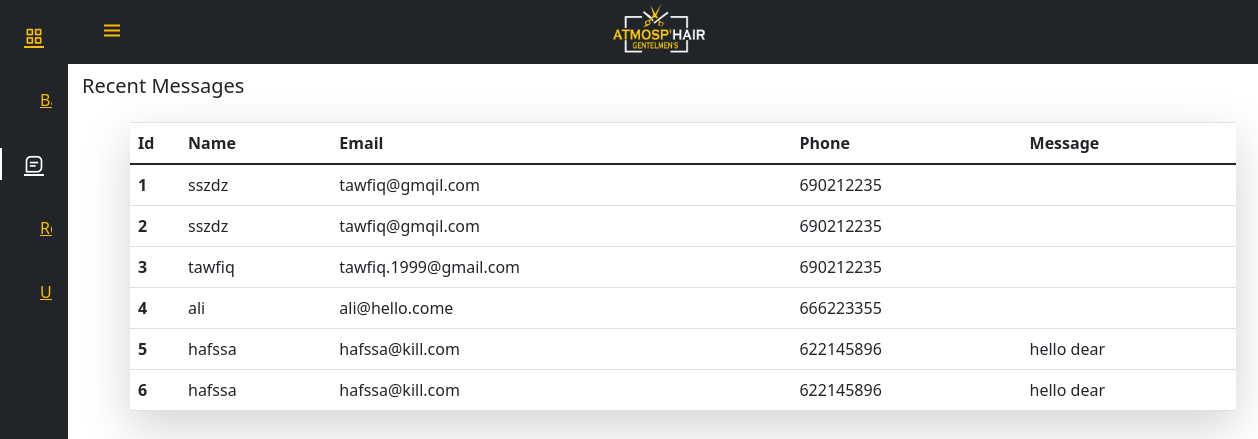
Page /admin/message.php on the committed database.
### tables this page shows
CREATE TABLE `contact` (
  `id` int(11) NOT NULL,
  `name` varchar(255) NOT NULL,
  `email` varchar(255) NOT NULL,
  `phone` int(255) NOT NULL,
  `message` text NOT NULL
);

### admin/includes/message.php (the view)
<div class="container-fluid px-4 mx-5 ">
    <div class="row my-5">
        <h3 class="fs-5 mt-3  mx-5 ">Recent Messages</h3>
        <br><br>
        <div class="col">
            <table class="table  bg-white rounded shadow-sm  table-hover shadow-lg p-3 mt-3 bg-body mx-5">
                <thead>
                    <tr>
                        <th scope="col" width="50">Id</th>
                        <th scope="col"> Name</th>
                        <th scope="col"> Email</th>
                        <th scope="col"> Phone</th>
                        <th scope="col"> Message</th>
                    </tr>
                </thead>
                <tbody>
                    <?php
                    $query = "SELECT * FROM `contact` ";
                    $select_all = mysqli_query($conn, $query);
                    while ($row = mysqli_fetch_assoc($select_all)) {
                        $ID = $row['id'];
                        $Name = $row['name'];
                        $email = $row['email'];
                        $phone = $row['phone'];
                        $message = $row['message'];
                    ?>
                        <tr>
                            <th scope="row"><?php echo $ID ?></th>
                            <td><?php echo $Name ?></td>
                            <td><?php echo $email ?></td>
                            <td><?php echo $phone ?></td>
                            <td><?php echo $message ?></td>
                        </tr>
                    <?php } ?>
                </tbody>
            </table>
        </div>
    </div>
</div>

### stylehome.css (style rules this page uses)
html { scroll-behavior: smooth; }
body { overflow-x: hidden; font-family: 'Roboto', sans-serif; position: relative; margin: var(--header-height) 0 0 0; font-family: var(--body-font); font-size: var(--normal-font-size); transition: .5s }
:root { --header-height: 3rem; --nav-width: 68px; --first-color: #212529; --first-color-light: #fabd03; --white-color: #ffffff; --body-font: 'Nunito', sans-serif; --normal-font-size: 1rem; --z-fixed: 100 }
.row { width: 95%; display: flex; padding: 10px; justify-content: center }

### admin/admin.css (style rules this page uses)
* { margin: 0; padding: 0; }
body { background-color: #fff; }

### rows in the picture
contact: id "1", name "sszdz", email "tawfiq@gmqil.com", phone "690212235"
contact: id "2", name "sszdz", email "tawfiq@gmqil.com", phone "690212235"
contact: id "3", name "tawfiq", email "tawfiq.1999@gmail.com", phone "690212235"
contact: id "4", name "ali", email "ali@hello.come", phone "666223355"
contact: id "5", name "hafssa", email "hafssa@kill.com", phone "622145896", message "hello dear"
contact: id "6", name "hafssa", email "hafssa@kill.com", phone "622145896", message "hello dear"
